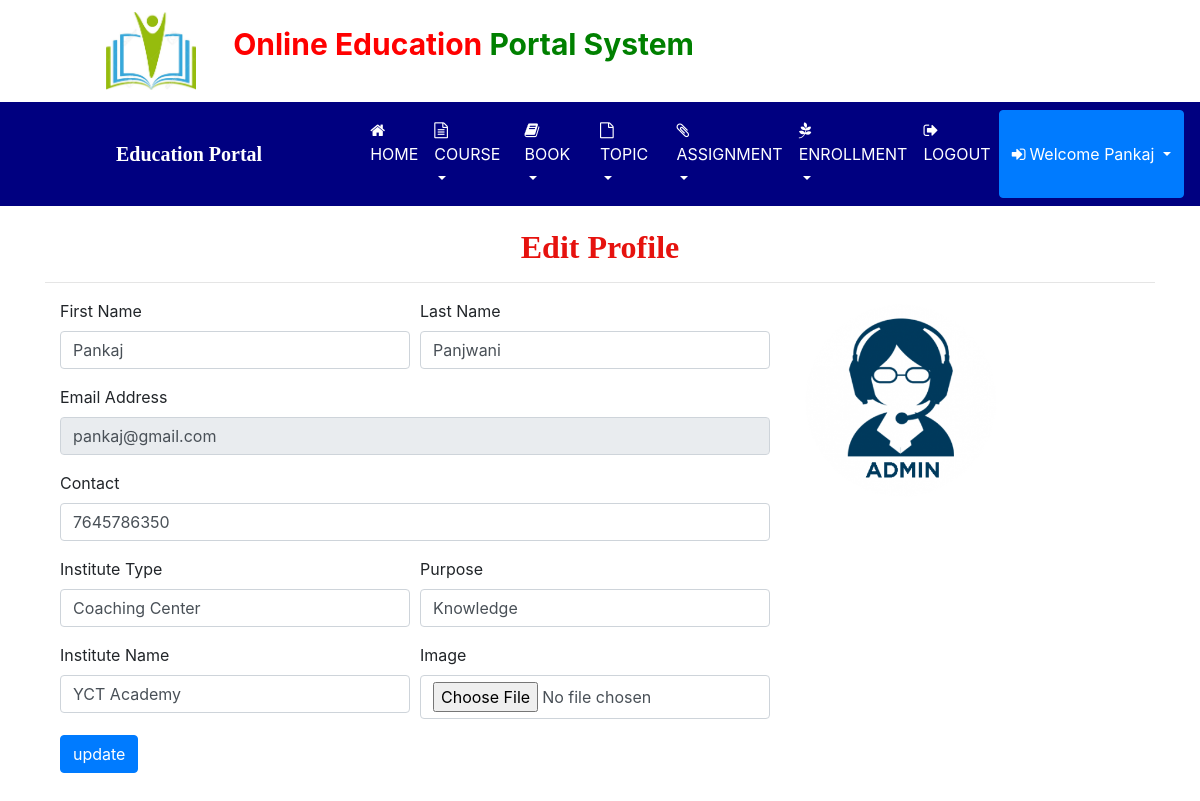
The app's page /edit_profile_instruct (signed in) with its own data.
### education/models.py (models this page shows, shortened)
class Signup(models.Model):
    user = models.ForeignKey(User,on_delete=models.CASCADE,null=True)
    contact = models.CharField(max_length=10,null=True)
    image = models.FileField(null=True)

class Instructor(models.Model):
    sign = models.ForeignKey(Signup,on_delete=models.CASCADE,null=True)
    institute_name = models.CharField(max_length=100,null=True)
    institute_type = models.CharField(max_length=100,null=True)
    expect_student = models.IntegerField(null=True)
    purpose = models.CharField(max_length=30,null=True)

### education/views.py (the view, shortened to what this page needs)
# urls.py: path('edit_profile_instruct', Edit_Instruct_profile, name="edit_profile_instruct"),
def Edit_Instruct_profile(request):
    if not request.user.is_authenticated:
        return redirect('login_user')
    error = False
    user=User.objects.get(id=request.user.id)
    pro = Signup.objects.get(user=user)
    student = Instructor.objects.get(sign=pro)
    d = {'error':error,'pro':pro,'student':student}
    return render(request, 'edit_profile_instruct.html',d)

### education/templates/edit_profile_instruct.html (shortened to what this page needs)
{% extends 'instruct_nav.html' %}
{% block body %}
{% load static %}
<div class="container">
    <h2 style="font-weight:bold;font-family : 'Monotype Corsiva' ; color : #E6120E ;margin-top:2%" align="center">Edit Profile</h2><hr>
<div class="container-fluid" style="">
    <div class="row">
        <div class="col-md-8">
            <form method="post" action="" enctype="multipart/form-data">
    <div class="form-row">
    <div class="form-group col-md-6">
      <label for="inputEmail4">First Name</label>
      <input type="text" class="form-control" value="{{pro.user.first_name}}" name="fname" id="inputEmail4">
    </div>
    <div class="form-group col-md-6">
      <label for="inputPassword4">Last Name</label>
      <input type="text" class="form-control" name="lname" value="{{pro.user.last_name}}" id="inputPassword4">
    </div>
  </div>
    <div class="form-row">
    <div class="form-group col-md-12">
      <label for="inputEmail4">Email Address</label>
      <input type="text" class="form-control" name="uname" value="{{pro.user.username}}" id="inputEmail4" readonly>
    </div>
  </div>
 <div class="form-row">
    <div class="form-group col-md-12">
    <label for="exampleInputPassword1">Contact</label>
    <input type="text" class="form-control" id="exampleInputPassword1" value="{{pro.contact}}" name="contact">
  </div>
        </div>
                <div class="form-row">
    <div class="form-group col-md-6">
    <label for="exampleInputPassword1">Institute Type</label>
    <input type="text" class="form-control" id="exampleInputPassword1" value="{{student.institute_type}}" name="institute_type">
  </div>
    <div class="form-group col-md-6">
    <label for="exampleInputPassword1">Purpose</label>
    <input type="text" class="form-control" id="exampleInputPassword1" name="purpose" value="{{student.purpose}}">
  </div>
        </div>
<div class="form-row">
    <div class="form-group col-md-6">
    <label for="exampleInputPassword1">Institute Name</label>
    <input type="text" class="form-control" id="exampleInputPassword1" value="{{student.institute_name}}" name="institute">
  </div>
    <div class="form-group col-md-6">
    <label for="exampleInputPassword1">Image</label>
    <input type="file" class="form-control" id="exampleInputPassword1" name="file">
  </div>
        </div>
  <button type="submit" class="btn btn-primary" style="margin-bottom:5%">update</button>
</form>
        </div>
        <div class="col-md-4">
            <img src="{{pro.image.url}}" style="width:60%">
        </div>
    </div>
</div>
</div>
{% endblock %}

### education/templates/instruct_nav.html (shortened to what this page needs)
<!DOCTYPE html>
<html lang="en">
<head>
    {% load static %}
     <link rel="stylesheet" href="https://maxcdn.bootstrapcdn.com/bootstrap/4.0.0/css/bootstrap.min.css">
  <link rel = stylesheet href = "//cdn.datatables.net/1.10.19/css/jquery.dataTables.min.css">
<link rel="stylesheet" href="https://cdnjs.cloudflare.com/ajax/libs/font-awesome/4.7.0/css/font-awesome.min.css">
</head>
<body>
<div class="container-fluid" style="padding:1%;margin-bottom:0%;">
    <img src="{% static 'images/books.jpg' %}" style="width:90px;margin-right:10px;margin-left:8%"><span style="padding:20px;font-weight:bold;font-size:30px">
    <span style="color:red">Online Education</span>
     <span style="color:green">Portal System</span></h4>
</div>
<nav class="navbar navbar-expand-sm" style="background-color:navy">
  <a class="navbar-brand" href="#" style="color:white;font-family:'Monotype Corsiva';font-weight:bold;margin-left:100px;margin-right:0">
  Education Portal</a>
  <ul class="navbar-nav">
    <li class="nav-item">
      <a class="nav-link" href="{% url 'instruct_home' %}" style="color:white;margin-left:100px">
      <i class="fa fa-home" style="margin-right:4px"></i>HOME</a>
    </li>
    <li class="nav-item dropdown">
        <a class="nav-link dropdown-toggle" href="#" id="navbarDropdownMenuLink" data-toggle="dropdown" aria-haspopup="true" aria-expanded="false" style="color:white">
          <i class="fa fa-file-text-o" style="margin-right:4px"></i>COURSE
        </a>
      </li>
      <li class="nav-item dropdown">
        <a class="nav-link dropdown-toggle" href="#" id="navbarDropdownMenuLink" data-toggle="dropdown" aria-haspopup="true" aria-expanded="false" style="color:white">
          <i class="fa fa-book" style="margin-right:4px"></i>BOOK
        </a>
      </li>
      <li class="nav-item dropdown">
        <a class="nav-link dropdown-toggle" href="#" id="navbarDropdownMenuLink" data-toggle="dropdown" aria-haspopup="true" aria-expanded="false" style="color:white">
          <i class="fa fa-file-o" style="margin-right:4px"></i>TOPIC
        </a>
      </li>
<li class="nav-item dropdown">
        <a class="nav-link dropdown-toggle" href="#" id="navbarDropdownMenuLink" data-toggle="dropdown" aria-haspopup="true" aria-expanded="false" style="color:white">
          <i class="fa fa-paperclip" style="margin-right:4px"></i>ASSIGNMENT
        </a>
      </li>
<li class="nav-item dropdown">
        <a class="nav-link dropdown-toggle" href="#" id="navbarDropdownMenuLink" data-toggle="dropdown" aria-haspopup="true" aria-expanded="false" style="color:white">
          <i class="fa fa-pagelines" style="margin-right:4px"></i>ENROLLMENT
        </a>
      </li>
 <li class="nav-item">
      <a class="nav-link" href="{% url 'logout' %}" style="color:white">
      <i class="fa fa-sign-out" style="margin-right:4px"></i>LOGOUT</a>
    </li>
      <div class="btn-group">
  <button type="button" class="btn btn-primary dropdown-toggle" data-toggle="dropdown" aria-haspopup="true" aria-expanded="false">
    <i class="fa fa-sign-in" style="margin-right:4px"></i>Welcome {{request.user.first_name}}
  </button>
</div>
    </ul>
</nav>
{% block body %}
{% endblock %}
</body>
</html>

### education/templates/instruct_nav.html (style rules this page uses)
* { box-sizing: border-box; }

### records on screen
Signup: fname "Pankaj", lname "Panjwani", uname "pankaj@gmail.com", contact "7645786350", image (picture)
Instructor: institute_type "Coaching Center", purpose "Knowledge", institute "YCT Academy"

### other values on screen
{{ request.user.first_name }} "Pankaj"
